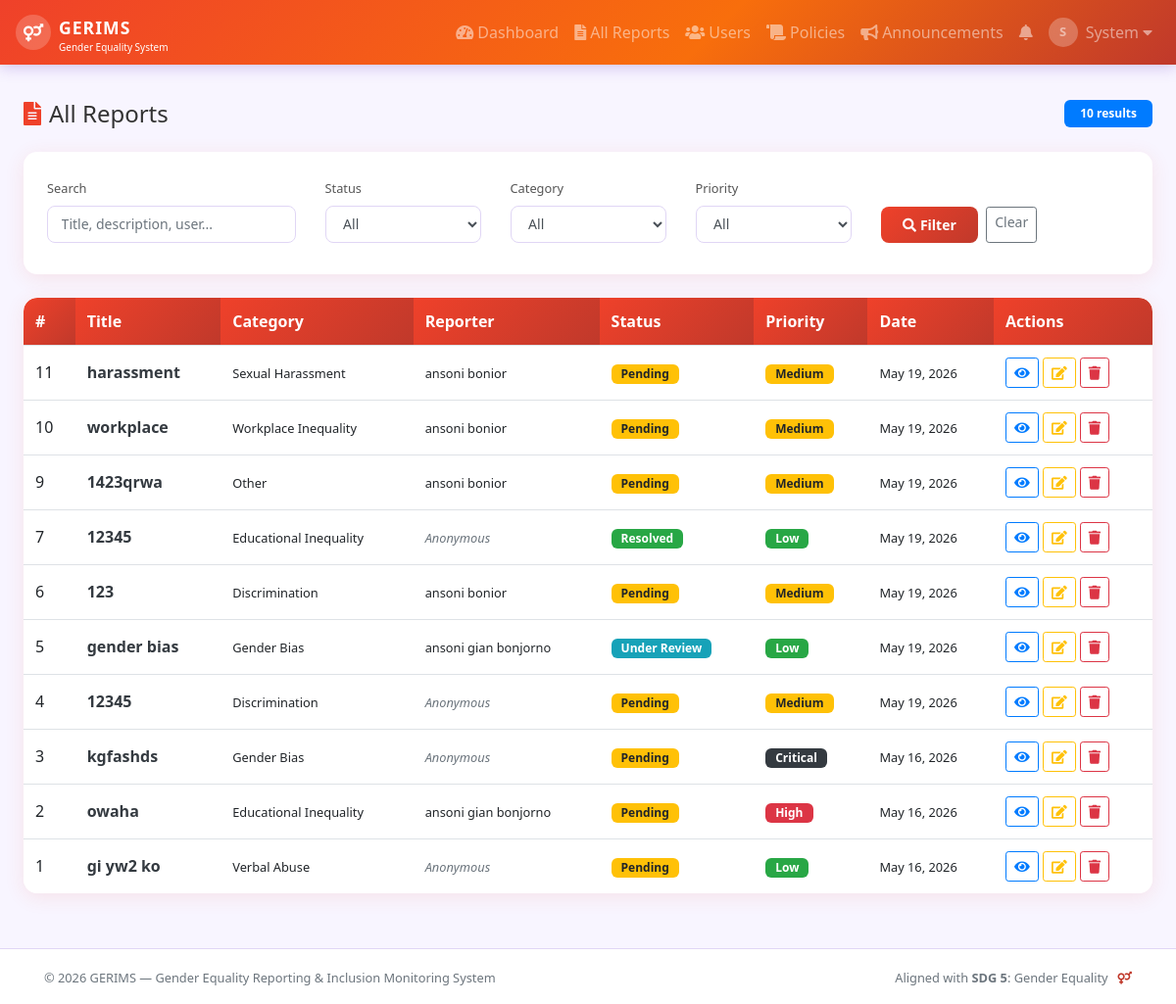
Screenshot of /admin/reports.php (signed in) with the database file from the repository.
### tables this page shows
CREATE TABLE `reports` (
  `report_id` int(11) NOT NULL,
  `user_id` int(11) NOT NULL,
  `category_id` int(11) NOT NULL,
  `title` varchar(150) NOT NULL,
  `description` text NOT NULL,
  `location` varchar(150) DEFAULT NULL,
  `incident_date` date DEFAULT NULL,
  `is_anonymous` tinyint(1) DEFAULT 0,
  `status` enum('pending','under_review','resolved','dismissed') DEFAULT 'pending',
  `priority` enum('low','medium','high','critical') DEFAULT 'medium',
  `created_at` timestamp NOT NULL DEFAULT current_timestamp(),
  `updated_at` timestamp NOT NULL DEFAULT current_timestamp() ON UPDATE current_timestamp()
);

CREATE TABLE `categories` (
  `category_id` int(11) NOT NULL,
  `category_name` varchar(80) NOT NULL,
  `description` text DEFAULT NULL,
  `icon` varchar(50) DEFAULT 'fa-flag',
  `created_at` timestamp NOT NULL DEFAULT current_timestamp()
);

CREATE TABLE `users` (
  `user_id` int(11) NOT NULL,
  `full_name` varchar(100) NOT NULL,
  `email` varchar(100) NOT NULL,
  `password` varchar(255) NOT NULL,
  `gender` varchar(30) DEFAULT NULL,
  `course` varchar(100) DEFAULT NULL,
  `year_level` varchar(20) DEFAULT NULL,
  `contact_number` varchar(20) DEFAULT NULL,
  `role` enum('user','admin') DEFAULT 'user',
  `profile_pic` varchar(255) DEFAULT 'default.png',
  `is_active` tinyint(1) DEFAULT 1,
  `created_at` timestamp NOT NULL DEFAULT current_timestamp(),
  `updated_at` timestamp NOT NULL DEFAULT current_timestamp() ON UPDATE current_timestamp()
);

### admin/reports.php (the view, shortened to what this page needs)
<?php
require_once '../includes/config.php';
$search          = sanitize($conn, $_GET['search'] ?? '');
$where = "WHERE 1";
$reports    = $conn->query("SELECT r.*, u.full_name, c.category_name FROM reports r JOIN users u ON r.user_id=u.user_id JOIN categories c ON r.category_id=c.category_id $where ORDER BY r.created_at DESC");
include '../includes/header.php';
?>
<div class="container-fluid px-4">
    <div class="d-flex align-items-center mb-4">
        <h4 class="mb-0 mr-auto"><i class="fas fa-file-alt mr-2" style="color:var(--primary)"></i>All Reports</h4>
        <span class="badge badge-primary badge-pill px-3 py-2"><?= $reports->num_rows ?> results</span>
    </div>
    <div class="gerims-card">
        <div class="card-body">
            <form method="GET" class="row align-items-end">
                <div class="col-md-3 mb-2">
                    <label class="small">Search</label>
                    <input type="text" name="search" class="form-control form-control-sm" placeholder="Title, description, user..." value="<?= htmlspecialchars($search) ?>">
                </div>
                <div class="col-md-2 mb-2">
                    <label class="small">Status</label>
                    <select name="status" class="form-control form-control-sm">
                        <option value="">All</option>
                    </select>
                </div>
                <div class="col-md-2 mb-2">
                    <label class="small">Category</label>
                    <select name="category" class="form-control form-control-sm">
                        <option value="">All</option>
                    </select>
                </div>
                <div class="col-md-2 mb-2">
                    <label class="small">Priority</label>
                    <select name="priority" class="form-control form-control-sm">
                        <option value="">All</option>
                    </select>
                </div>
                <div class="col-md-3 mb-2 d-flex">
                    <button type="submit" class="btn btn-gerims btn-sm mr-2"><i class="fas fa-search mr-1"></i>Filter</button>
                    <a href="reports.php" class="btn btn-outline-secondary btn-sm">Clear</a>
                </div>
            </form>
        </div>
    </div>
    <div class="gerims-card">
        <div class="card-body p-0">
            <div class="table-responsive">
            <table class="table table-hover mb-0 gerims-table">
                <thead>
                    <tr><th>#</th><th>Title</th><th>Category</th><th>Reporter</th><th>Status</th><th>Priority</th><th>Date</th><th>Actions</th></tr>
                </thead>
                <tbody>
                <?php if ($reports->num_rows === 0): ?>
                <tr><td colspan="8" class="text-center py-4 text-muted">No reports found.</td></tr>
                <?php else: while ($r = $reports->fetch_assoc()): ?>
                <tr>
                    <td><?= $r['report_id'] ?></td>
                    <td>
                        <a href="view_report.php?id=<?= $r['report_id'] ?>" class="font-weight-bold text-dark">
                            <?= htmlspecialchars(substr($r['title'],0,40)) ?>
                        </a>
                    </td>
                    <td><small><?= htmlspecialchars($r['category_name']) ?></small></td>
                    <td><small><?= $r['is_anonymous'] ? '<em class="text-muted">Anonymous</em>' : htmlspecialchars($r['full_name']) ?></small></td>
                    <td><?= statusBadge($r['status']) ?></td>
                    <td><?= priorityBadge($r['priority']) ?></td>
                    <td><small><?= date('M d, Y', strtotime($r['created_at'])) ?></small></td>
                    <td>
                        <a href="view_report.php?id=<?= $r['report_id'] ?>" class="btn btn-sm btn-outline-primary" title="View"><i class="fas fa-eye"></i></a>
                        <a href="edit_report.php?id=<?= $r['report_id'] ?>" class="btn btn-sm btn-outline-warning" title="Manage"><i class="fas fa-edit"></i></a>
                        <a href="delete_report.php?id=<?= $r['report_id'] ?>" class="btn btn-sm btn-outline-danger" title="Delete"
                           data-confirm="Are you sure you want to delete this report?"><i class="fas fa-trash"></i></a>
                    </td>
                </tr>
                <?php endwhile; endif; ?>
                </tbody>
            </table>
            </div>
        </div>
    </div>
</div>
<?php include '../includes/footer.php'; ?>

### includes/config.php (shortened to what this page needs)
<?php
function sanitize($conn, $data) {
    return $conn->real_escape_string(htmlspecialchars(strip_tags(trim($data))));
}
function statusBadge($status) {
    $map = [
        'pending'      => ['warning',  'Pending'],
        'under_review' => ['info',     'Under Review'],
        'resolved'     => ['success',  'Resolved'],
        'dismissed'    => ['secondary','Dismissed'],
    ];
    $s = $map[$status] ?? ['secondary', ucfirst($status)];
    return "<span class='badge badge-{$s[0]}'>{$s[1]}</span>";
}
function priorityBadge($p) {
    $map = ['low'=>'success','medium'=>'warning','high'=>'danger','critical'=>'dark'];
    $cl = $map[$p] ?? 'secondary';
    return "<span class='badge badge-{$cl}'>".ucfirst($p)."</span>";
}
?>

### css/style.css (style rules this page uses)
:root { --primary: #EF412A; --secondary: #c0392b; --accent: #f39c12; --light-bg: #f8f5ff; --card-shadow: 0 4px 20px rgba(239, 65, 42, 0.10); --radius: 14px; }
* { box-sizing: border-box; }
body { font-family: 'Segoe UI', Tahoma, Geneva, Verdana, sans-serif; background: var(--light-bg); color: #333; padding-top: 70px; min-height: 100vh; display: flex; flex-direction: column; }
.gerims-card { background: #fff; border-radius: var(--radius); box-shadow: var(--card-shadow); border: none; margin-bottom: 1.5rem; overflow: hidden; }
.gerims-card .card-body { padding: 1.5rem; }
.btn-gerims { background: linear-gradient(135deg, var(--primary), #c0392b); color: #fff; border: none; border-radius: 8px; padding: 0.5rem 1.4rem; font-weight: 600; transition: all 0.2s; }
.form-control { border-radius: 8px; border: 1.5px solid #e0d6f5; padding: 0.5rem 0.85rem; transition: border-color 0.2s; min-height: 38px; line-height: 1.5; }
.form-control-sm { height: 38px !important; padding-top: 0.4rem; padding-bottom: 0.4rem; }
.form-label, label { font-weight: 600; font-size: 0.88rem; color: #555; }
.gerims-table { background: #fff; border-radius: var(--radius); overflow: hidden; }
.gerims-table thead th { background: linear-gradient(135deg, var(--primary), #c0392b); border: none; font-weight: 600; white-space: nowrap; color: #fff; }
.gerims-table td, .gerims-table th { vertical-align: middle !important; }
.badge { border-radius: 6px; padding: 4px 10px; font-size: 0.75rem; font-weight: 600; }

### rows the page displays
reports: report_id "11", title "harassment", category.category_name "Sexual Harassment", user.full_name "ansoni bonior", status "Pending", priority "Medium", created_at "May 19, 2026"
reports: report_id "10", title "workplace", category.category_name "Workplace Inequality", user.full_name "ansoni bonior", status "Pending", priority "Medium", created_at "May 19, 2026"
reports: report_id "9", title "1423qrwa", category.category_name "Other", user.full_name "ansoni bonior", status "Pending", priority "Medium", created_at "May 19, 2026"
reports: report_id "7", title "12345", category.category_name "Educational Inequality", is_anonymous "Anonymous", status "Resolved", priority "Low", created_at "May 19, 2026"
reports: report_id "6", title "123", category.category_name "Discrimination", user.full_name "ansoni bonior", status "Pending", priority "Medium", created_at "May 19, 2026"
reports: report_id "5", title "gender bias", category.category_name "Gender Bias", user.full_name "ansoni gian bonjorno", status "Under Review", priority "Low", created_at "May 19, 2026"
reports: report_id "4", title "12345", category.category_name "Discrimination", is_anonymous "Anonymous", status "Pending", priority "Medium", created_at "May 19, 2026"
reports: report_id "3", title "kgfashds", category.category_name "Gender Bias", is_anonymous "Anonymous", status "Pending", priority "Critical", created_at "May 16, 2026"
reports: report_id "2", title "owaha", category.category_name "Educational Inequality", user.full_name "ansoni gian bonjorno", status "Pending", priority "High", created_at "May 16, 2026"
reports: report_id "1", title "gi yw2 ko", category.category_name "Verbal Abuse", is_anonymous "Anonymous", status "Pending", priority "Low", created_at "May 16, 2026"

### other values shown
substr($user_name,0,1) "S"
explode(' ',$user_name)[0] "System"
$reports->num_rows "10"
SITE_FULL_NAME "Gender Equality Reporting & Inclusion Monitoring System"
